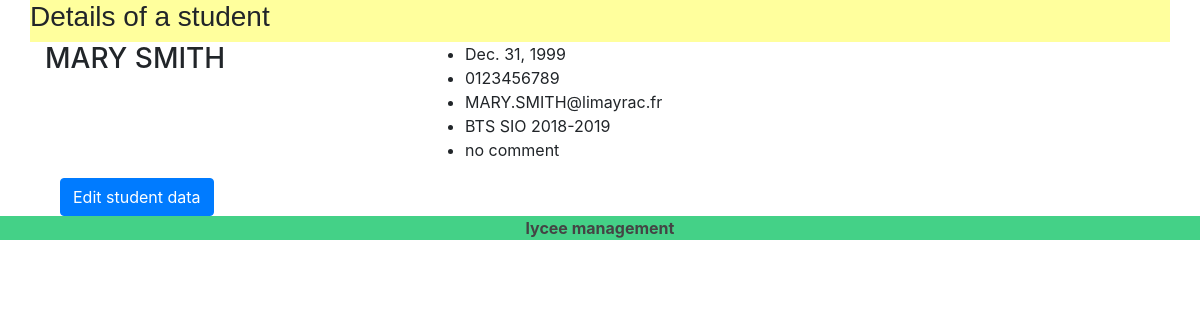
Page /lycee/student/3 on the committed database.
### lycee/models.py (models this page shows, shortened)
class Student(models.Model):
  first_name = models.CharField(
    max_length=50,
    blank=False,
    null=False
  )
  birth_date = models.DateField(
    verbose_name='date of birth',
    blank=False,
    null=True
  )
  last_name = models.CharField(
    verbose_name="lastname",
    help_text="last name of the student",
    blank=False, # pas de champ vide
    null=False, # pas de champ null (a conjuguer avec default
    default="???",
    max_length=255, # taille maximale du champ
  )
  phone = models.CharField(
    verbose_name="Phone number",
    help_text="phone number of the student",
    blank=False, # pas de champ vide
    null=False, # pas de champ null (a conjuguer avec default
    default="0999999999",
    max_length=10, # taille maximale du champ
  )
  email = models.EmailField(
    verbose_name="Email",
    help_text="",
    blank=False, # pas de champ vide
    null=False, # pas de champ null (a conjuguer avec default
    default="x@y.z",
    max_length=255, # taille maximale du champ
  )
  comments = models.CharField(
    verbose_name="comments",
    help_text="some comments about the student",
    blank=True,
    null=False, # pas de champ null (a conjuguer avec default
    default="",
    max_length=255, # taille maximale du champ
  )
  cursus = models.ForeignKey(
    Cursus,
    on_delete=models.CASCADE, # necessaire selon la version de Django
    null=True
  )

class Cursus(models.Model):
  name = models.CharField(
    max_length=50,
    blank=False,
    null=True,
    default='aucun'
    )
  year_from_bac = models.SmallIntegerField(
    help_text ="year since le bac",
    verbose_name="year",
    blank=False,
    null=True,
    default=0
  )
  scholar_year = models.CharField(
    max_length=9,
    blank=False,
    null=True,
    default='0000-00001'
  )
  def __str__(self):
    return'{} {}'.format (self.name,self.scholar_year)

### lycee/views.py (the view)
# urls.py: path('lycee/student/<int:student_id>',views.detail_student,name="detail_student"),
def detail_student(request,student_id):
  result_list = Student.objects.get(pk=student_id)
  context = {
    'liste' : result_list,
  }
  return render(request,'lycee/student/detail_student.html',context)

### lycee/templates/lycee/student/detail_student.html (shortened to what this page needs)
{% extends 'master.html' %}
{% load static %}
{%if liste%}
  {% block title %}
    Details of a student
  {% endblock %}
  {% block content %}
    <div class="container">
        <div class="row">
          <div class='col-4'>
            <h3>{{liste.first_name}} {{liste.last_name}}</h3>
          </div>
          <div class="col">
            <ul>
              <li>{{liste.birth_date}}</li>
              <li>{{liste.phone}}</li>
              <li>{{liste.email}}</li>
              <li>{{liste.cursus}}</li>
              <li>{{liste.comments}}</li>
            </ul>
          </div>
        </div>
      <div class ="container">
          <a href="/lycee/student/edit/{{liste.id}}">
            <button class="btn btn-primary">Edit student data</button>
          </a>
        </div>
      </div>
    </div>
    {% endblock %}
{% else %}
<p>No Cursus to show</p>
{% endif %}

### lycee/static/lycee/style.css (style rules this page uses)
a { color : #444444; }
html { position: relative; min-height: 100%; }

### rows in the picture
Student: first_name "MARY", last_name "SMITH", birth_date "Dec. 31, 1999", phone "0123456789", email "MARY.SMITH@limayrac.fr", cursus "BTS SIO 2018-2019", comments "no comment"
